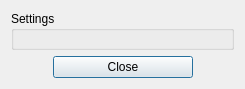
<?xml version="1.0" encoding="UTF-8"?>
<ui version="4.0">
 <class>dlg_toon</class>
 <widget class="QDialog" name="dlg_toon">
  <property name="geometry">
   <rect>
    <x>0</x>
    <y>0</y>
    <width>245</width>
    <height>89</height>
   </rect>
  </property>
  <property name="windowTitle">
   <string>Toon Properties</string>
  </property>
  <layout class="QGridLayout" name="gridLayout">
   <item row="0" column="0">
    <widget class="QGroupBox" name="groupBox">
     <property name="title">
      <string>Settings</string>
     </property>
    </widget>
   </item>
   <item row="1" column="0">
    <layout class="QHBoxLayout" name="horizontalLayout">
     <item>
      <spacer name="spacer1">
       <property name="orientation">
        <enum>Qt::Horizontal</enum>
       </property>
       <property name="sizeType">
        <enum>QSizePolicy::Expanding</enum>
       </property>
       <property name="sizeHint" stdset="0">
        <size>
         <width>40</width>
         <height>20</height>
        </size>
       </property>
      </spacer>
     </item>
     <item>
      <widget class="QPushButton" name="m_pButtonClose">
       <property name="minimumSize">
        <size>
         <width>140</width>
         <height>0</height>
        </size>
       </property>
       <property name="text">
        <string>Close</string>
       </property>
       <property name="default">
        <bool>true</bool>
       </property>
      </widget>
     </item>
     <item>
      <spacer name="spacer1_2">
       <property name="orientation">
        <enum>Qt::Horizontal</enum>
       </property>
       <property name="sizeType">
        <enum>QSizePolicy::Expanding</enum>
       </property>
       <property name="sizeHint" stdset="0">
        <size>
         <width>40</width>
         <height>20</height>
        </size>
       </property>
      </spacer>
     </item>
    </layout>
   </item>
  </layout>
 </widget>
 <layoutdefault spacing="6" margin="11"/>
 <pixmapfunction>qPixmapFromMimeSource</pixmapfunction>
 <tabstops>
  <tabstop>m_pButtonClose</tabstop>
 </tabstops>
 <resources/>
 <connections>
  <connection>
   <sender>m_pButtonClose</sender>
   <signal>clicked()</signal>
   <receiver>dlg_toon</receiver>
   <slot>accept()</slot>
   <hints>
    <hint type="sourcelabel">
     <x>106</x>
     <y>96</y>
    </hint>
    <hint type="destinationlabel">
     <x>106</x>
     <y>66</y>
    </hint>
   </hints>
  </connection>
 </connections>
</ui>
